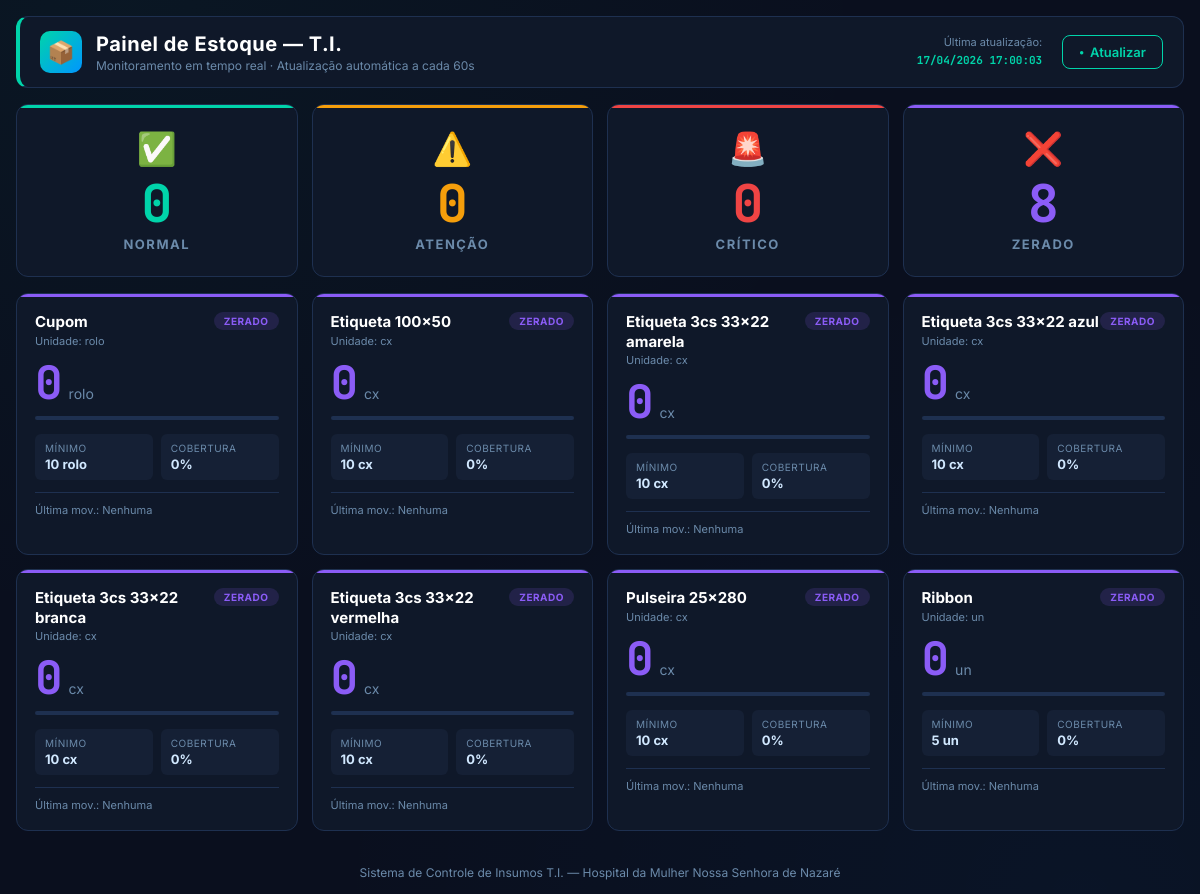
The app's page /painel.php with its own data.
### tables this page shows
CREATE TABLE IF NOT EXISTS insumos (
  id             INT UNSIGNED AUTO_INCREMENT PRIMARY KEY,
  nome           VARCHAR(100) NOT NULL UNIQUE,
  estoque_atual  INT NOT NULL DEFAULT 0,
  estoque_minimo INT NOT NULL DEFAULT 5,
  unidade        VARCHAR(30) NOT NULL DEFAULT 'un',
  ativo          TINYINT(1) NOT NULL DEFAULT 1,
  criado_em      TIMESTAMP DEFAULT CURRENT_TIMESTAMP
);

### painel.php (the view, shortened to what this page needs)
<?php
try {
    $pdo = db();
    $stmt = $pdo->query("
        SELECT i.id, i.nome, i.unidade, i.estoque_minimo,
               COALESCE(SUM(CASE m.tipo WHEN 'ENTRADA' THEN m.quantidade ELSE -m.quantidade END), 0) AS estoque_atual,
               MAX(m.criado_em) AS ultima_mov
        FROM insumos i
        LEFT JOIN movimentacoes m ON m.insumo_id = i.id
        WHERE i.ativo = 1
        GROUP BY i.id, i.nome, i.unidade, i.estoque_minimo
        ORDER BY i.nome ASC
    ");
    $insumos = $stmt->fetchAll();
    $normal  = count(array_filter($insumos, fn($i) => $i['status'] === 'normal'));
    $atencao = count(array_filter($insumos, fn($i) => $i['status'] === 'atencao'));
    $critico = count(array_filter($insumos, fn($i) => $i['status'] === 'critico'));
    $zerado  = count(array_filter($insumos, fn($i) => $i['status'] === 'zerado'));
} catch (Exception $e) {
    $insumos = [];
    $normal = $atencao = $critico = $zerado = 0;
}
$ultima_atualizacao = date('d/m/Y H:i:s');
?>
<!DOCTYPE html>
<html lang="pt-BR">
<head>
</head>
<body>
<div class="header">
  <div class="header-left">
    <div class="logo">📦</div>
    <div>
      <div class="title">Painel de Estoque — T.I.</div>
      <div class="subtitle">Monitoramento em tempo real · Atualização automática a cada 60s</div>
    </div>
  </div>
  <div class="header-right">
    <div class="update-info">Última atualização:<br><strong><?= $ultima_atualizacao ?></strong></div>
    <a href="painel.php" class="btn-atualizar">Atualizar</a>
  </div>
</div>
<div class="resumo">
  <div class="resumo-card normal"><div class="resumo-icon">✅</div><div class="resumo-num"><?= $normal ?></div><div class="resumo-label">Normal</div></div>
  <div class="resumo-card atencao"><div class="resumo-icon">⚠️</div><div class="resumo-num"><?= $atencao ?></div><div class="resumo-label">Atenção</div></div>
  <div class="resumo-card critico"><div class="resumo-icon">🚨</div><div class="resumo-num"><?= $critico ?></div><div class="resumo-label">Crítico</div></div>
  <div class="resumo-card zerado"><div class="resumo-icon">❌</div><div class="resumo-num"><?= $zerado ?></div><div class="resumo-label">Zerado</div></div>
</div>
<div class="grid">
<?php foreach ($insumos as $item):
    $status=$item['status'];$atual=$item['estoque_atual'];$minimo=$item['estoque_minimo'];
    $pct=$item['pct'];$cobertura=$item['cobertura'];
    $labels=['normal'=>'NORMAL','atencao'=>'ATENÇÃO','critico'=>'CRÍTICO','zerado'=>'ZERADO'];
    $ultima=$item['ultima_mov']?date('d/m/Y H:i',strtotime($item['ultima_mov'])):'Nenhuma';
?>
<div class="card <?= $status ?>">
  <div class="card-header">
    <div><div class="card-nome"><?= htmlspecialchars($item['nome']) ?></div><div class="card-unidade">Unidade: <?= htmlspecialchars($item['unidade']) ?></div></div>
    <span class="badge <?= $status ?>"><?= $labels[$status] ?></span>
  </div>
  <div class="card-qty"><span class="qty-num"><?= $atual ?></span><span class="qty-unit"><?= htmlspecialchars($item['unidade']) ?></span></div>
  <div class="progress"><div class="progress-bar" style="width:<?= $pct ?>%"></div></div>
  <div class="card-info">
    <div class="info-item"><div class="info-label">Mínimo</div><div class="info-val"><?= $minimo ?> <?= htmlspecialchars($item['unidade']) ?></div></div>
    <div class="info-item"><div class="info-label">Cobertura</div><div class="info-val"><?= $cobertura ?>%</div></div>
  </div>
  <div class="card-footer">Última mov.: <?= $ultima ?></div>
</div>
<?php endforeach; ?>
</div>
<div class="footer">Sistema de Controle de Insumos T.I. — Hospital da Mulher Nossa Senhora de Nazaré</div>
</body>
</html>

### records on screen
insumos: nome "Cupom", unidade "rolo", status "ZERADO", atual "0", estoque_minimo "10", cobertura "0", ultima "Nenhuma"
insumos: nome "Etiqueta 100x50", unidade "cx", status "ZERADO", atual "0", estoque_minimo "10", cobertura "0", ultima "Nenhuma"
insumos: nome "Etiqueta 3cs 33x22 amarela", unidade "cx", status "ZERADO", atual "0", estoque_minimo "10", cobertura "0", ultima "Nenhuma"
insumos: nome "Etiqueta 3cs 33x22 azul", unidade "cx", status "ZERADO", atual "0", estoque_minimo "10", cobertura "0", ultima "Nenhuma"
insumos: nome "Etiqueta 3cs 33x22 branca", unidade "cx", status "ZERADO", atual "0", estoque_minimo "10", cobertura "0", ultima "Nenhuma"
insumos: nome "Etiqueta 3cs 33x22 vermelha", unidade "cx", status "ZERADO", atual "0", estoque_minimo "10", cobertura "0", ultima "Nenhuma"
insumos: nome "Pulseira 25x280", unidade "cx", status "ZERADO", atual "0", estoque_minimo "10", cobertura "0", ultima "Nenhuma"
insumos: nome "Ribbon", unidade "un", status "ZERADO", atual "0", estoque_minimo "5", cobertura "0", ultima "Nenhuma"

### other values on screen
$normal "0"
$atencao "0"
$critico "0"
$zerado "8"
